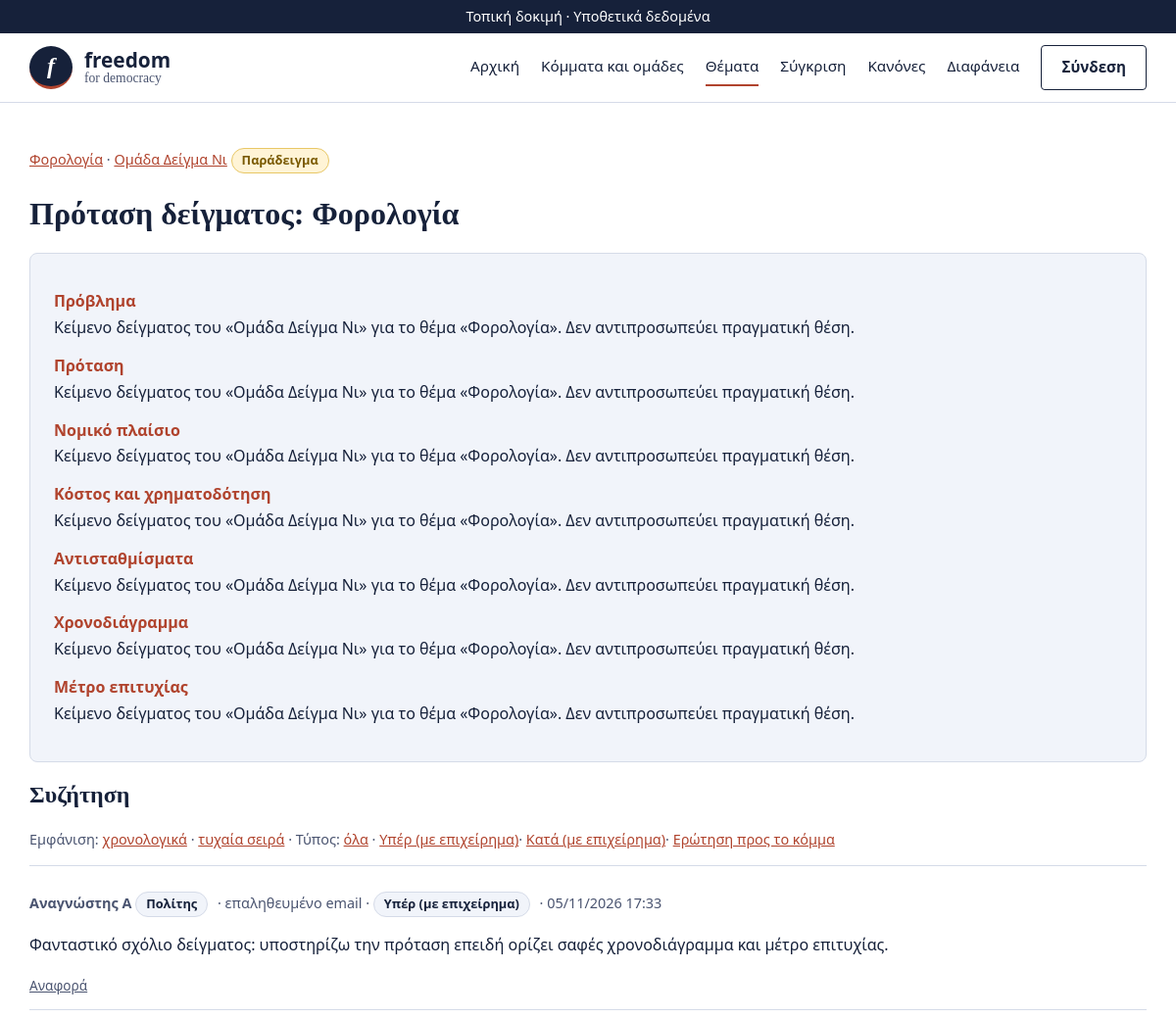
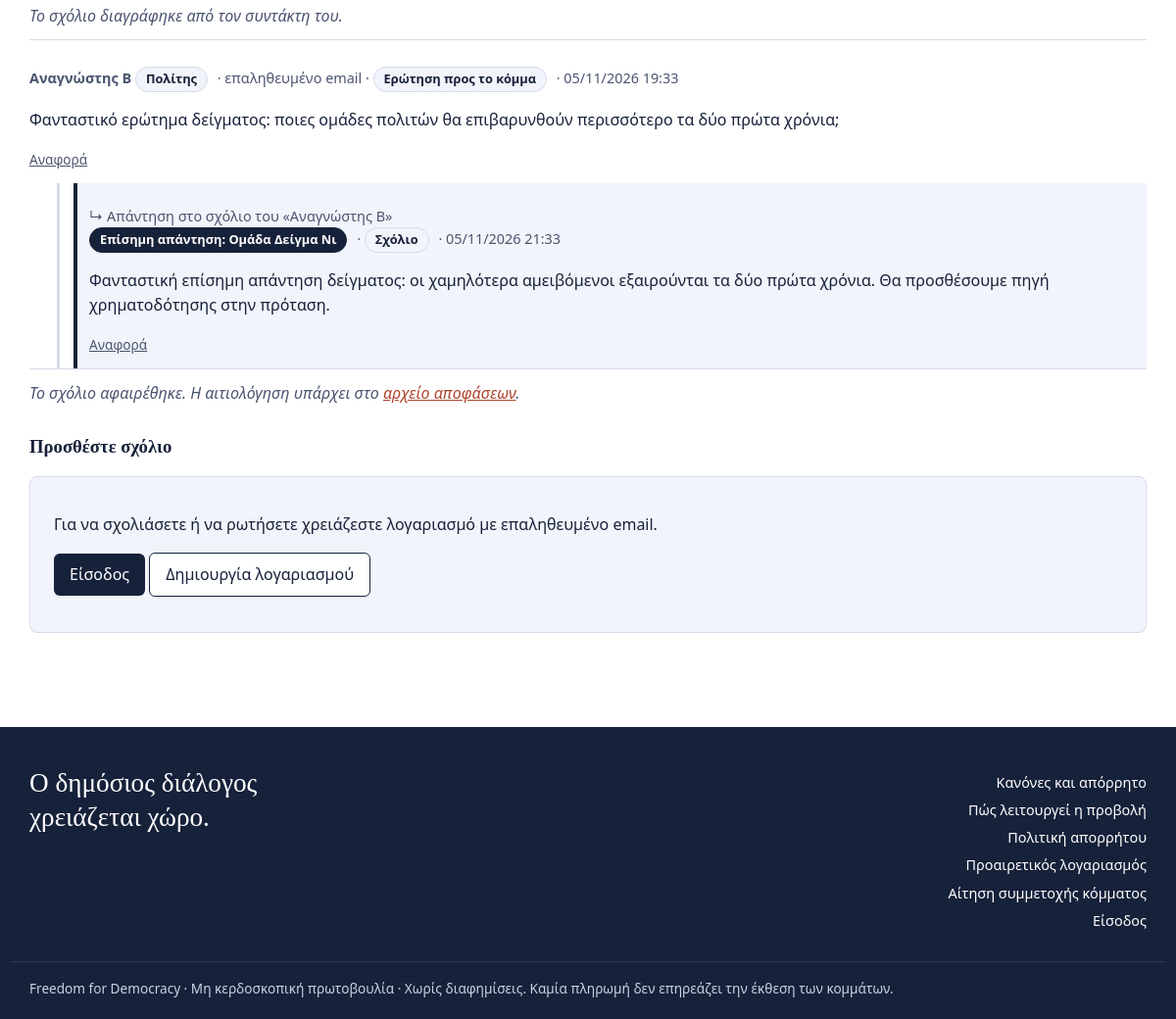
The page /protasi/41/ on the database its author committed (2 pictures, top to bottom).
### core/models.py (models this page shows, shortened)
class Proposal(models.Model):
    party = models.ForeignKey(Party, on_delete=models.CASCADE, related_name="proposals")
    topic = models.ForeignKey(Topic, on_delete=models.PROTECT, related_name="proposals")
    title = models.CharField("Τίτλος (η δράση σε μία πρόταση)", max_length=200)
    problem = models.TextField("Πρόβλημα (με πηγή ή δεδομένο)", validators=[MaxWords(150)])
    action = models.TextField("Πρόταση (τι αλλάζει και ποιος το υλοποιεί)", validators=[MaxWords(150)])
    legal = models.TextField("Νομικό πλαίσιο", validators=[MaxWords(150)])
    cost = models.TextField("Κόστος και χρηματοδότηση", validators=[MaxWords(150)])
    tradeoffs = models.TextField("Αντισταθμίσματα (ποιος χάνει ή τι θυσιάζεται)", validators=[MaxWords(150)])
    timeline = models.TextField("Χρονοδιάγραμμα", validators=[MaxWords(150)])
    metric = models.TextField("Μέτρο επιτυχίας", validators=[MaxWords(150)])
    source = models.URLField("Πηγή τεκμηρίωσης (σύνδεσμος)", blank=True)
    stance = models.ForeignKey("PrefOption", null=True, blank=True, on_delete=models.SET_NULL, related_name="proposals",
                               verbose_name="Θέση στο ερώτημα του ερωτηματολογίου (προαιρετικά)")
    is_published = models.BooleanField("Δημοσιευμένη", default=True)
    created_at = models.DateTimeField(auto_now_add=True)
    updated_at = models.DateTimeField(auto_now=True)
    class Meta:
        ordering = ["topic__order", "title"]
        verbose_name = "Δομημένη πρόταση"
        verbose_name_plural = "Δομημένες προτάσεις"
    FIELDS = [
        ("problem", "Πρόβλημα"),
        ("action", "Πρόταση"),
        ("legal", "Νομικό πλαίσιο"),
        ("cost", "Κόστος και χρηματοδότηση"),
        ("tradeoffs", "Αντισταθμίσματα"),
        ("timeline", "Χρονοδιάγραμμα"),
        ("metric", "Μέτρο επιτυχίας"),
    ]
    @property
    def sections(self):
        return [(label, getattr(self, name)) for name, label in self.FIELDS]

class Topic(models.Model):
    name = models.CharField("Θέμα", max_length=80, unique=True)
    slug = models.CharField(max_length=80, unique=True)
    order = models.PositiveSmallIntegerField(default=0)
    class Meta:
        ordering = ["order", "name"]
        verbose_name = "Θέμα"
        verbose_name_plural = "Θέματα"

class Party(models.Model):
    KIND_PARTY = "party"
    KIND_GROUP = "group"
    KINDS = [(KIND_PARTY, "Κόμμα"), (KIND_GROUP, "Ομάδα υπό σύσταση")]
    TIER_PROGRESS = "in_progress"
    TIER_FULL = "full"
    TIERS = [(TIER_PROGRESS, "Προφίλ σε εξέλιξη"), (TIER_FULL, "Πλήρες προφίλ")]
    name = models.CharField("Επωνυμία", max_length=120, unique=True)
    slug = models.CharField(max_length=140, unique=True, editable=False)
    slogan = models.CharField("Σύνθημα (έως 120 χαρακτήρες)", max_length=120, blank=True)
    kind = models.CharField("Είδος", max_length=10, choices=KINDS, default=KIND_PARTY)
    tier = models.CharField("Βαθμίδα προφίλ", max_length=12, choices=TIERS, default=TIER_PROGRESS)
    founded_year = models.PositiveSmallIntegerField("Έτος ίδρυσης", null=True, blank=True)
    responsible_persons = models.TextField(
        "Υπεύθυνα πρόσωπα (1-3, ένα όνομα ανά γραμμή)",
        help_text="Επαληθευμένα μέσω υπεύθυνης δήλωσης gov.gr.",
    )
    founders = models.TextField("Ιδρυτές", blank=True)
    founders_prior_service = models.BooleanField(
        "Ιδρυτές με προηγούμενη κοινοβουλευτική θητεία", default=False
    )
    funding = models.TextField("Πηγές χρηματοδότησης (δημόσια δήλωση)", blank=True)
    website = models.URLField("Επίσημη ιστοσελίδα", blank=True)
    is_example = models.BooleanField("Παράδειγμα (φανταστικά στοιχεία)", default=False,
                                     help_text="Εμφανίζεται με ετικέτα «Παράδειγμα» σε όλες τις σελίδες.")
    facebook = models.URLField("Facebook", blank=True)
    instagram = models.URLField("Instagram", blank=True)
    x_url = models.URLField("X (Twitter)", blank=True)
    youtube = models.URLField("YouTube", blank=True)
    tiktok = models.URLField("TikTok", blank=True)
    linkedin = models.URLField("LinkedIn", blank=True)
    image = models.ImageField(
        "Φωτογραφία ομάδας ή λογότυπο", upload_to="party_images/", blank=True,
        help_text="JPG, PNG ή WebP, έως 2 MB. Αφαιρούνται αυτόματα τα μεταδεδομένα της φωτογραφίας (π.χ. τοποθεσία).",
    )
    is_published = models.BooleanField("Δημοσιευμένο", default=False)
    graduated = models.BooleanField(
        "Απόφοιτο (εισήλθε στη Βουλή)",
        default=False,
        help_text="Το προφίλ μένει, αλλά το κόμμα βγαίνει από την ισότιμη εναλλαγή.",
    )
    moderation_note = models.TextField(
        "Αιτιολόγηση απόφασης (δημοσιεύεται στο αρχείο αποφάσεων)", blank=True
    )
    created_at = models.DateTimeField(auto_now_add=True)
    class Meta:
        ordering = ["name"]
        verbose_name = "Κόμμα / ομάδα"
        verbose_name_plural = "Κόμματα και ομάδες"
    SOCIALS = [
        ("facebook", "Facebook", ("facebook.com", "fb.com", "fb.me")),
        ("instagram", "Instagram", ("instagram.com",)),
        ("x_url", "X", ("x.com", "twitter.com")),
        ("youtube", "YouTube", ("youtube.com", "youtu.be")),
        ("tiktok", "TikTok", ("tiktok.com",)),
        ("linkedin", "LinkedIn", ("linkedin.com",)),
    ]

class Comment(models.Model):
    FOR, AGAINST, ASK, PLAIN = "for", "against", "question", "comment"
    KINDS = [
        (FOR, "Υπέρ (με επιχείρημα)"),
        (AGAINST, "Κατά (με επιχείρημα)"),
        (ASK, "Ερώτηση προς το κόμμα"),
        (PLAIN, "Σχόλιο"),
    ]
    proposal = models.ForeignKey(Proposal, null=True, blank=True, on_delete=models.CASCADE, related_name="comments")
    question = models.ForeignKey(Question, null=True, blank=True, on_delete=models.CASCADE, related_name="comments")
    parent = models.ForeignKey("self", null=True, blank=True, on_delete=models.CASCADE, related_name="replies",
                               verbose_name="Απάντηση στο σχόλιο")
    kind = models.CharField("Τύπος", max_length=10, choices=KINDS)
    pseudonym = models.CharField("Ψευδώνυμο", max_length=40)
    body = models.TextField("Κείμενο", max_length=1000)
    delete_code_hash = models.CharField(max_length=64, editable=False, blank=True)
    created_at = models.DateTimeField(default=timezone.now)
    removed = models.BooleanField("Αφαιρέθηκε", default=False)
    removed_by_author = models.BooleanField(default=False, editable=False)
    moderation_note = models.TextField("Αιτιολόγηση αφαίρεσης (δημόσια)", blank=True)
    report_count = models.PositiveIntegerField(default=0, editable=False)
    author = models.ForeignKey("CitizenProfile", null=True, blank=True, on_delete=models.SET_NULL, related_name="comments")
    official_party = models.ForeignKey(
        Party,
        null=True,
        blank=True,
        on_delete=models.SET_NULL,
        related_name="official_replies",
        verbose_name="Επίσημη απάντηση από",
    )
    class Meta:
        ordering = ["created_at"]
        verbose_name = "Σχόλιο"
        verbose_name_plural = "Σχόλια"

class CitizenProfile(models.Model):
    PERSON, ORG = "person", "organization"
    KINDS = [(PERSON, "Πολίτης"), (ORG, "Κανάλι, εκπομπή ή ομάδα")]
    ORG_TYPES = [
        ("youtube", "Κανάλι YouTube"),
        ("show", "Εκπομπή"),
        ("group", "Ομάδα ή κίνηση"),
        ("other", "Άλλο"),
    ]
    user = models.OneToOneField(settings.AUTH_USER_MODEL, on_delete=models.CASCADE, related_name="citizen")
    display_name = models.CharField("Όνομα που εμφανίζεται δημόσια", max_length=40, unique=True)
    kind = models.CharField("Τύπος λογαριασμού", max_length=12, choices=KINDS, default=PERSON)
    org_type = models.CharField("Είδος", max_length=10, choices=ORG_TYPES, blank=True)
    contact_person = models.CharField("Πρόσωπο επικοινωνίας (δεν δημοσιεύεται)", max_length=120, blank=True)
    is_example = models.BooleanField("Παράδειγμα (φανταστικά στοιχεία)", default=False)
    consent_at = models.DateTimeField(default=timezone.now)
    verified_at = models.DateTimeField(null=True, blank=True)
    created_at = models.DateTimeField(default=timezone.now)
    class Meta:
        verbose_name = "Λογαριασμός πολίτη"
        verbose_name_plural = "Λογαριασμοί πολιτών"
    @property
    def public_label(self):
        if self.kind == self.ORG:
            return self.get_org_type_display() or "Οργανισμός"
        return "Πολίτης"

### core/views.py (the view, shortened to what this page needs)
# urls.py: path("protasi/<int:pk>/", views.proposal_detail, name="proposal"),
def proposal_detail(request, pk):
    proposal = get_object_or_404(
        Proposal.objects.select_related("party", "topic"),
        pk=pk,
        is_published=True,
        party__is_published=True,
    )
    account = _accounts_mode(request)
    form = CommentForm(request.POST or None, kinds=PROPOSAL_KINDS)
    if account:
        _strip_anonymous_fields(form)
    if request.method == "POST" and account:
        blocked = _need_account(request)
        if blocked:
            return blocked
    mine = member_party(request)
    comments, sort, kind = _comments_for(request, proposal.comments.all())
    ctx = {
        "proposal": proposal,
        "comments": comments,
        "sort": sort,
        "type": kind,
        "kinds": [(k, label) for k, label in Comment.KINDS if k in PROPOSAL_KINDS],
        "can_reply": bool(mine and mine.pk == proposal.party_id and mine.is_published),
        "form": form,
        "captcha_q": captcha.new_challenge(request),
    }
    return render(request, "core/proposal.html", ctx)

### core/templates/core/proposal.html (shortened to what this page needs)
{% extends "core/base.html" %}
{% block content %}
<p class="note"><a href="{% url 'topic' proposal.topic.slug %}">{{ proposal.topic.name }}</a> · <a href="{% url 'party' proposal.party.slug %}">{{ proposal.party.name }}</a>{% if proposal.party.is_example %} <span class="pill pill-example">Παράδειγμα</span>{% endif %}</p>
<h1>{{ proposal.title }}</h1>
<div class="panel">
  <dl class="fields">
    {% for label, text in proposal.sections %}<dt>{{ label }}</dt><dd>{{ text }}</dd>{% endfor %}
  </dl>
</div>
<h2>Συζήτηση</h2>
<p class="note">
  Εμφάνιση:
  <a href="?sort=time{% if type %}&type={{ type }}{% endif %}">χρονολογικά</a> ·
  <a href="?sort=random{% if type %}&type={{ type }}{% endif %}">τυχαία σειρά</a> ·
  Τύπος: <a href="?sort={{ sort }}">όλα</a>
  {% for k, label in kinds %}· <a href="?sort={{ sort }}&type={{ k }}">{{ label }}</a>{% endfor %}
</p>
{% include "core/_comments.html" with reply_kind="protasi" reply_obj_id=proposal.pk %}
<h3>Προσθέστε σχόλιο</h3>
{% include "core/_comment_form.html" %}
{% endblock %}

### core/templates/core/_comments.html
{% for c in comments %}
  {% include "core/_comment_item.html" %}
  {% if c.reply_list %}<div class="replies">
    {% for r in c.reply_list %}{% include "core/_comment_item.html" with c=r reply_to=c %}{% endfor %}
  </div>{% endif %}
{% empty %}
  <p class="note">Δεν υπάρχουν σχόλια ακόμη.</p>
{% endfor %}

### core/templates/core/_comment_item.html (shortened to what this page needs)
{% if c.removed %}
  <div class="comment removed" id="c{{ c.pk }}">
    {% if c.removed_by_author %}Το σχόλιο διαγράφηκε από τον συντάκτη του.{% else %}Το σχόλιο αφαιρέθηκε. Η αιτιολόγηση υπάρχει στο <a href="{% url 'transparency' %}">αρχείο αποφάσεων</a>.{% endif %}
  </div>
{% else %}
  <div class="comment{% if c.official_party %} official{% endif %}" id="c{{ c.pk }}">
    <p class="who">
      {% if reply_to %}<span class="note">↳ Απάντηση στο σχόλιο του «{{ reply_to.pseudonym }}»</span><br>{% endif %}
      {% if c.official_party %}<span class="pill pill-teal">Επίσημη απάντηση: {{ c.official_party.name }}</span>{% elif c.author %}<strong>{{ c.pseudonym }}</strong> <span class="pill">{{ c.author.public_label }}</span> · επαληθευμένο email{% else %}<strong>{{ c.pseudonym }}</strong> · μη επαληθευμένος χρήστης{% endif %}
      · <span class="pill">{{ c.get_kind_display }}</span>
      · {{ c.created_at|date:"d/m/Y H:i" }}
    </p>
    <p>{{ c.body|linebreaksbr }}</p>
  <form method="post" action="{% url 'report_comment' c.pk %}" class="inline">{% csrf_token %}<button class="link" type="submit">Αναφορά</button></form>
  </div>
{% endif %}

### rows shown on the page
Proposal: topic.name "Φορολογία", party.name "Ομάδα Δείγμα Νι", title "Πρόταση δείγματος: Φορολογία", sections "Κείμενο δείγματος του «Ομάδα Δείγμα Νι» για το θέμα «Φορολογία». Δεν αντιπροσωπεύει πραγματική θέση." "Κείμενο δείγματος του «Ομάδα Δείγμα Νι» για το θέμα «Φορολογία». Δεν αντιπροσωπεύει πραγματική θέση." "Κείμενο δείγματος του «Ομάδα Δείγμα Νι» για το θέμα «Φορολογία». Δεν αντιπροσωπεύει πραγματική θέση." "Κείμενο δείγματος του «Ομάδα Δείγμα Νι» για το θέμα «Φορολογία». Δεν αντιπροσωπεύει πραγματική θέση." "Κείμενο δείγματος του «Ομάδα Δείγμα Νι» για το θέμα «Φορολογία». Δεν αντιπροσωπεύει πραγματική θέση." "Κείμενο δείγματος του «Ομάδα Δείγμα Νι» για το θέμα «Φορολογία». Δεν αντιπροσωπεύει πραγματική θέση." "Κείμενο δείγματος του «Ομάδα Δείγμα Νι» για το θέμα «Φορολογία». Δεν αντιπροσωπεύει πραγματική θέση."
Comment: pseudonym "Αναγνώστης Α", author.public_label "Πολίτης", kind "Υπέρ (με επιχείρημα)", created_at "05/11/2026 17:33", body "Φανταστικό σχόλιο δείγματος: υποστηρίζω την πρόταση επειδή ορίζει σαφές χρονοδιάγραμμα και μέτρο επιτυχίας."
Comment: shows "Το σχόλιο διαγράφηκε από τον συντάκτη του."
Comment: pseudonym "Αναγνώστης Β", author.public_label "Πολίτης", kind "Ερώτηση προς το κόμμα", created_at "05/11/2026 19:33", body "Φανταστικό ερώτημα δείγματος: ποιες ομάδες πολιτών θα επιβαρυνθούν περισσότερο τα δύο πρώτα χρόνια;"
Comment: official_party.name "Ομάδα Δείγμα Νι", kind "Σχόλιο", created_at "05/11/2026 21:33", body "Φανταστική επίσημη απάντηση δείγματος: οι χαμηλότερα αμειβόμενοι εξαιρούνται τα δύο πρώτα χρόνια. Θα προσθέσουμε πηγή χρηματοδότησης στην πρόταση."
Comment: shows "Το σχόλιο αφαιρέθηκε. Η αιτιολόγηση υπάρχει στο", removed_by_author "αρχείο αποφάσεων"

### other values the page prints
{{ label }} "Πρόβλημα" "Πρόταση" "Νομικό πλαίσιο" "Κόστος και χρηματοδότηση" "Αντισταθμίσματα" "Χρονοδιάγραμμα" "Μέτρο επιτυχίας"
{{ label }} "Υπέρ (με επιχείρημα)" "Κατά (με επιχείρημα)" "Ερώτηση προς το κόμμα"
